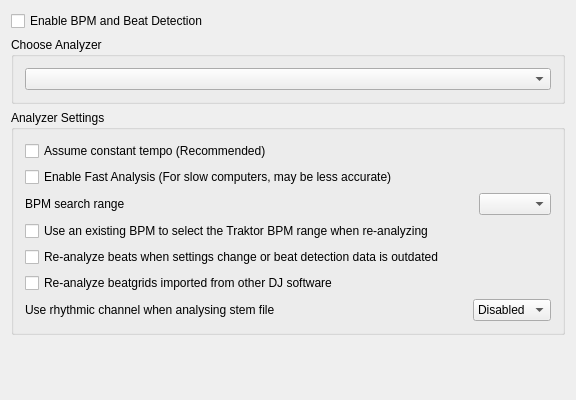
<?xml version="1.0" encoding="UTF-8"?>
<ui version="4.0">
 <class>DlgBeatsDlg</class>
 <widget class="QWidget" name="DlgBeatsDlg">
  <property name="geometry">
   <rect>
    <x>0</x>
    <y>0</y>
    <width>576</width>
    <height>400</height>
   </rect>
  </property>
  <property name="windowTitle">
   <string>Beat Detection Preferences</string>
  </property>
  <layout class="QGridLayout" name="gridLayout">
   <item row="0" column="0">
    <widget class="QCheckBox" name="checkBoxAnalyzerEnabled">
     <property name="toolTip">
      <string>When beat detection is enabled, Paramix detects the beats per minute and beats of your tracks,
automatically shows a beat-grid for them, and allows you to synchronize tracks using their beat information.</string>
     </property>
     <property name="text">
      <string>Enable BPM and Beat Detection</string>
     </property>
    </widget>
   </item>
   <item row="5" column="0">
    <spacer name="verticalSpacer">
     <property name="orientation">
      <enum>Qt::Vertical</enum>
     </property>
     <property name="sizeHint" stdset="0">
      <size>
       <width>20</width>
       <height>40</height>
      </size>
     </property>
    </spacer>
   </item>
   <item row="3" column="0">
    <widget class="QGroupBox" name="groupBox_2">
     <property name="title">
      <string>Analyzer Settings</string>
     </property>
     <layout class="QVBoxLayout" name="verticalLayout">
      <item>
       <widget class="QCheckBox" name="checkBoxFixedTempo">
        <property name="toolTip">
         <string>Converts beats detected by the analyzer into a fixed-tempo beatgrid.
Use this setting if your tracks have a constant tempo (e.g. most electronic music).
Often results in higher quality beatgrids, but will not do well on tracks that have tempo shifts.</string>
        </property>
        <property name="text">
         <string>Assume constant tempo (Recommended)</string>
        </property>
       </widget>
      </item>
      <item>
       <widget class="QCheckBox" name="checkBoxFastAnalysis">
        <property name="toolTip">
         <string>Enable fast beat detection.
If activated Paramix only analyzes the first minute of a track for beat information.
This can speed up beat detection on slower computers but may result in lower quality beatgrids.</string>
        </property>
        <property name="text">
         <string>Enable Fast Analysis (For slow computers, may be less accurate)</string>
        </property>
       </widget>
      </item>
      <item>
       <layout class="QHBoxLayout" name="horizontalLayoutBpmRange">
        <item>
         <widget class="QLabel" name="labelBpmRange">
          <property name="text">
           <string>BPM search range</string>
          </property>
         </widget>
        </item>
        <item>
         <widget class="QComboBox" name="comboBoxBpmRange">
          <property name="sizePolicy">
           <sizepolicy hsizetype="Maximum" vsizetype="Fixed">
            <horstretch>0</horstretch>
            <verstretch>0</verstretch>
           </sizepolicy>
          </property>
         </widget>
        </item>
       </layout>
      </item>
      <item>
       <widget class="QCheckBox" name="checkBoxMatchExistingBpm">
        <property name="toolTip">
         <string>When a track already has a BPM, try the Traktor BPM ranges until one reproduces it. If none does, the existing grid is kept instead of being overwritten.</string>
        </property>
        <property name="text">
         <string>Use an existing BPM to select the Traktor BPM range when re-analyzing</string>
        </property>
       </widget>
      </item>
      <item>
       <widget class="QCheckBox" name="checkBoxReanalyze">
        <property name="toolTip">
         <string>e.g. from 3rd-party programs or Mixxx versions before 1.11.
(Not checked: Analyze only, if no beats exist.)</string>
        </property>
        <property name="text">
         <string>Re-analyze beats when settings change or beat detection data is outdated</string>
        </property>
       </widget>
      </item>
      <item>
       <widget class="QCheckBox" name="checkBoxReanalyzeImported">
        <property name="text">
         <string>Re-analyze beatgrids imported from other DJ software</string>
        </property>
       </widget>
      </item>
      <item>
       <layout class="QHBoxLayout" name="horizontalLayout_2">
        <item>
         <widget class="QLabel" name="labelStemStrategy">
          <property name="text">
           <string>Use rhythmic channel when analysing stem file</string>
          </property>
         </widget>
        </item>
        <item>
         <widget class="QComboBox" name="comboBoxStemStrategy">
          <property name="sizePolicy">
           <sizepolicy hsizetype="Maximum" vsizetype="Fixed">
            <horstretch>0</horstretch>
            <verstretch>0</verstretch>
           </sizepolicy>
          </property>
          <item>
           <property name="text">
            <string>Disabled</string>
           </property>
          </item>
          <item>
           <property name="text">
            <string>Enforced</string>
           </property>
          </item>
         </widget>
        </item>
       </layout>
      </item>
     </layout>
    </widget>
   </item>
   <item row="2" column="0">
    <widget class="QGroupBox" name="groupBox">
     <property name="title">
      <string>Choose Analyzer</string>
     </property>
     <property name="alignment">
      <set>Qt::AlignLeading|Qt::AlignLeft|Qt::AlignTop</set>
     </property>
     <layout class="QHBoxLayout" name="horizontalLayout">
      <item>
       <widget class="QComboBox" name="comboBoxBeatPlugin">
        <property name="minimumSize">
         <size>
          <width>200</width>
          <height>0</height>
         </size>
        </property>
        <property name="maximumSize">
         <size>
          <width>2600</width>
          <height>26</height>
         </size>
        </property>
        <property name="toolTip">
         <string>Choose between different algorithms to detect beats.</string>
        </property>
        <property name="layoutDirection">
         <enum>Qt::LeftToRight</enum>
        </property>
       </widget>
      </item>
     </layout>
    </widget>
   </item>
  </layout>
 </widget>
 <layoutdefault spacing="6" margin="11"/>
 <tabstops>
  <tabstop>checkBoxAnalyzerEnabled</tabstop>
  <tabstop>comboBoxBeatPlugin</tabstop>
  <tabstop>checkBoxFixedTempo</tabstop>
  <tabstop>checkBoxReanalyze</tabstop>
  <tabstop>checkBoxReanalyzeImported</tabstop>
 </tabstops>
 <resources/>
 <connections/>
</ui>
